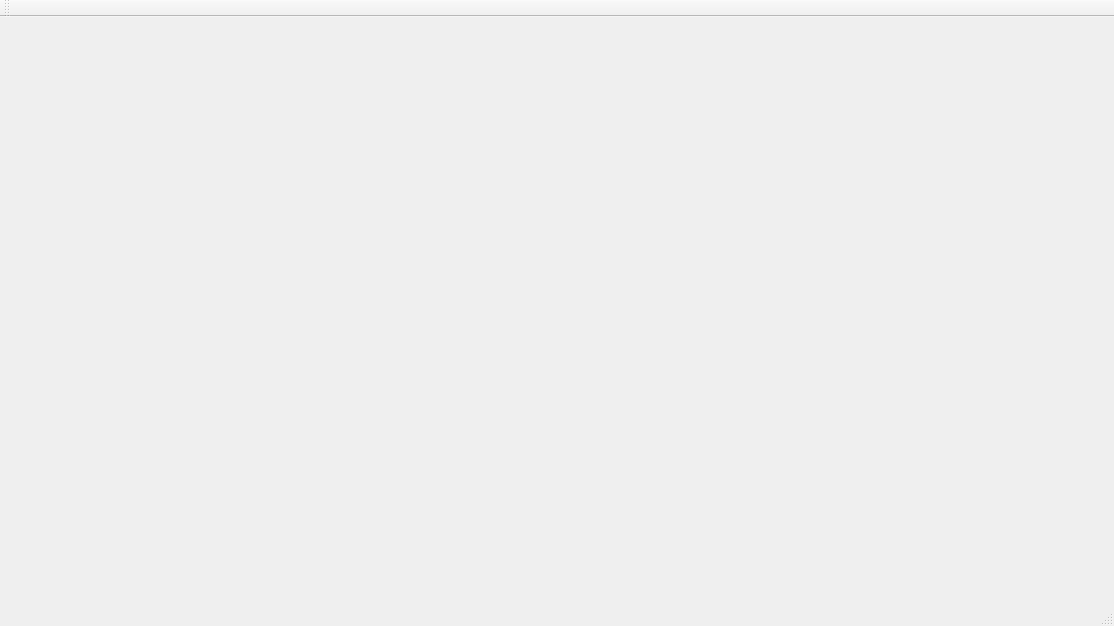
<?xml version="1.0" encoding="UTF-8"?>
<ui version="4.0">
 <class>MainWindow</class>
 <widget class="QMainWindow" name="MainWindow">
  <property name="geometry">
   <rect>
    <x>0</x>
    <y>0</y>
    <width>1114</width>
    <height>626</height>
   </rect>
  </property>
  <property name="windowTitle">
   <string>MainWindow</string>
  </property>
  <property name="animated">
   <bool>false</bool>
  </property>
  <widget class="QWidget" name="centralwidget">
   <widget class="QLabel" name="label">
    <property name="geometry">
     <rect>
      <x>-10</x>
      <y>-65</y>
      <width>1171</width>
      <height>671</height>
     </rect>
    </property>
    <property name="text">
     <string/>
    </property>
    <property name="pixmap">
     <pixmap>../../Downloads/new_login/Desktop - 1.png</pixmap>
    </property>
    <property name="scaledContents">
     <bool>true</bool>
    </property>
   </widget>
   <widget class="QLabel" name="label_2">
    <property name="geometry">
     <rect>
      <x>450</x>
      <y>260</y>
      <width>20</width>
      <height>20</height>
     </rect>
    </property>
    <property name="text">
     <string/>
    </property>
    <property name="pixmap">
     <pixmap>../../Downloads/new_login/account.png</pixmap>
    </property>
    <property name="scaledContents">
     <bool>true</bool>
    </property>
   </widget>
   <widget class="QLabel" name="label_3">
    <property name="geometry">
     <rect>
      <x>450</x>
      <y>300</y>
      <width>21</width>
      <height>31</height>
     </rect>
    </property>
    <property name="text">
     <string/>
    </property>
    <property name="pixmap">
     <pixmap>../../Downloads/new_login/key.png</pixmap>
    </property>
    <property name="scaledContents">
     <bool>true</bool>
    </property>
   </widget>
   <widget class="QLineEdit" name="txt_login">
    <property name="enabled">
     <bool>true</bool>
    </property>
    <property name="geometry">
     <rect>
      <x>470</x>
      <y>260</y>
      <width>231</width>
      <height>22</height>
     </rect>
    </property>
    <property name="autoFillBackground">
     <bool>false</bool>
    </property>
    <property name="styleSheet">
     <string notr="true">background-color: transparent;
border: none;</string>
    </property>
    <property name="text">
     <string/>
    </property>
    <property name="frame">
     <bool>false</bool>
    </property>
    <property name="echoMode">
     <enum>QLineEdit::Normal</enum>
    </property>
    <property name="placeholderText">
     <string/>
    </property>
    <property name="clearButtonEnabled">
     <bool>false</bool>
    </property>
   </widget>
   <widget class="QLineEdit" name="txt_password">
    <property name="enabled">
     <bool>true</bool>
    </property>
    <property name="geometry">
     <rect>
      <x>470</x>
      <y>300</y>
      <width>231</width>
      <height>22</height>
     </rect>
    </property>
    <property name="autoFillBackground">
     <bool>false</bool>
    </property>
    <property name="styleSheet">
     <string notr="true">background-color: transparent;
border: none;</string>
    </property>
    <property name="text">
     <string/>
    </property>
    <property name="frame">
     <bool>false</bool>
    </property>
    <property name="echoMode">
     <enum>QLineEdit::Normal</enum>
    </property>
    <property name="placeholderText">
     <string/>
    </property>
    <property name="clearButtonEnabled">
     <bool>false</bool>
    </property>
   </widget>
   <widget class="QPushButton" name="btn_login">
    <property name="geometry">
     <rect>
      <x>520</x>
      <y>364</y>
      <width>111</width>
      <height>20</height>
     </rect>
    </property>
    <property name="styleSheet">
     <string notr="true">background-color: transparent;
border: none;</string>
    </property>
    <property name="text">
     <string/>
    </property>
   </widget>
  </widget>
  <widget class="QMenuBar" name="menubar">
   <property name="geometry">
    <rect>
     <x>0</x>
     <y>0</y>
     <width>1114</width>
     <height>21</height>
    </rect>
   </property>
  </widget>
  <widget class="QStatusBar" name="statusbar"/>
  <widget class="QToolBar" name="toolBar">
   <property name="windowTitle">
    <string>toolBar</string>
   </property>
   <attribute name="toolBarArea">
    <enum>TopToolBarArea</enum>
   </attribute>
   <attribute name="toolBarBreak">
    <bool>false</bool>
   </attribute>
  </widget>
 </widget>
 <resources/>
 <connections/>
</ui>
